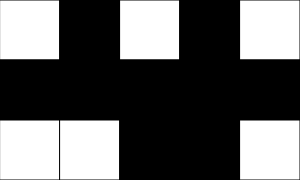
Frame 1 (no input)
Frame 60 (no input): identical to frame 1, image omitted
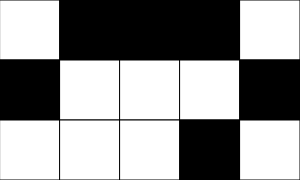
Frame 120 (the mouse pressed at the canvas centre since frame 60)

The p5.js sketch that drew these frames (run headless with seeded random() and noise() and a simulated clock; from frame 60 on, the mouse is pressed at the canvas centre):

// p5.js sketch
// ── sketch.js
// 2D Array Basics
// 
// April 3, 2025
// Working with 2D Arrays, Visualizations
//0   255
let grid = []
  

let squareSize = 60;
const NUM_ROWS = 3; const NUM_COLS = 5;


function setup() {
  createCanvas(NUM_COLS * squareSize, NUM_ROWS * squareSize);
  for (let y = 0; y < NUM_ROWS; y++) {
    grid[y] = [];
    for (let x = 0; x < NUM_COLS; x++) {
      grid[y][x] = random([0,255]);
      let fillColor = grid[y][x];
      fill(fillColor);
      square(x * squareSize, y * squareSize, squareSize);
    }
  }
  
}

function renderGrid() {
  // interpret the information in the 2D array, and draw
  // a grid of colors on the screen to reflect it.
  for (let y = 0; y < NUM_ROWS; y++) {
    for (let x = 0; x < NUM_COLS; x++) {
      let fillColor = grid[y][x];
      fill(fillColor);
      square(x * squareSize, y * squareSize, squareSize);
    }
  }
}

function getCurrentY() {
  //determine current row of the mouse position
  let constrainedY = constrain(mouseY, 0, height - 1);
  return floor(constrainedY / squareSize);
}

function getCurrentX() {
  //determine current col of the mouse position
  let constrainedX = constrain(mouseX, 0, width - 1);
  return floor(constrainedX / squareSize);
}

function mousePressed() {
  //flip current tile to a random greyscale value
  //only do something if mouseX/mouseY are on the canvas...
  
  let x = getCurrentX();
  let y = getCurrentY();
  
  //always: flip the "current" tile
  if(keyIsDown(SHIFT)){
    flip(x,y);

  }
  else{
    flip(x,y);
    //sometimes: (depending on position) flip the neighbours
    if(y > 0) flip(x, y-1);  //NORTH 
    if(x > 0) flip(x-1, y);  //WEST
    if(x < NUM_COLS-1) flip(x+1, y); //EAST
    if(y < NUM_ROWS-1) flip(x, y+1); //SOUTH
  

  }
  
}

function flip(x, y){
  //take a tile and invert its value
  if (grid[y][x] === 0) grid[y][x] = 255;
  else grid[y][x] = 0;
}


function draw() {
  background(220);
  renderGrid();
  let grid00 = grid[0][0];
  let win = 1;
  for (let y = 0; y < NUM_ROWS; y++) {
    for (let x = 0; x < NUM_COLS; x++) {
      if(grid[y][x]!=grid00){
        win = 0;

      }
      
    }
    
  }
  if(win === 1){
    fill(155,155,155);
    textAlign(CENTER,CENTER);
    text("win",width/2,height/2);
  }
}
